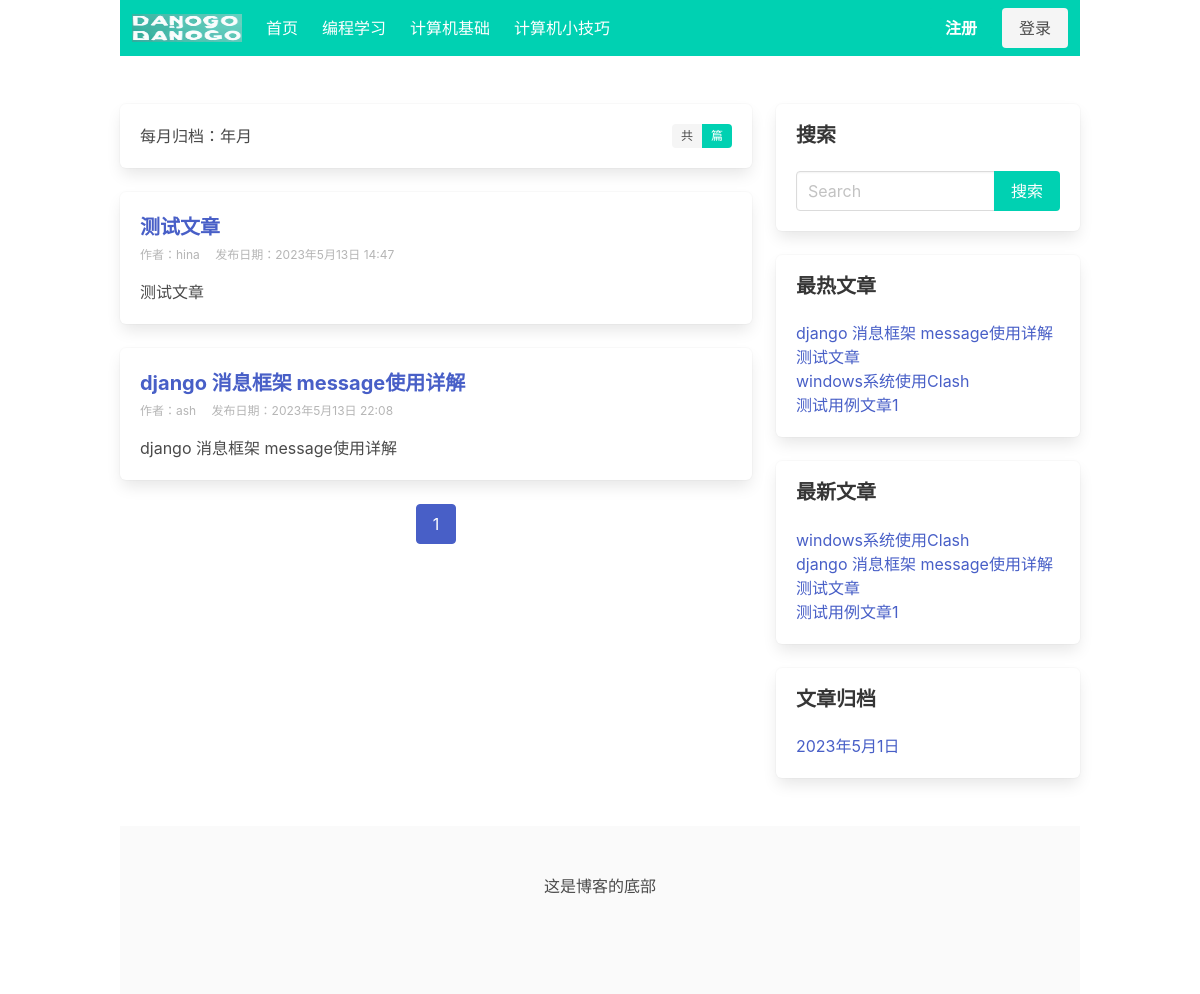
Screenshot of /blog/category/1/ with the database file from the repository.
### blog_ash/models.py (models this page shows, shortened)
class Category(models.Model):
    name = models.CharField(max_length=32, verbose_name="分类名称")
    desc = models.TextField(max_length=200, blank=True, default='', verbose_name="分类描述")
    add_date = models.DateTimeField(auto_now_add=True, verbose_name="添加时间")
    pub_date = models.DateTimeField(auto_now=True, verbose_name="修改时间")
    class Meta:
        verbose_name = "博客分类"
        verbose_name_plural = verbose_name

class Post(models.Model):
    title = models.CharField(max_length=61, verbose_name="文章标题")
    desc = models.TextField(max_length=200, blank=True, default='', verbose_name="文章描述")
    category = models.ForeignKey(Category, on_delete=models.CASCADE, verbose_name="分类")
    content = models.TextField(verbose_name="文章详情")
    tags = models.ForeignKey(Tag, blank=True, null=True, on_delete=models.CASCADE, verbose_name="文章标签")
    owner = models.ForeignKey(User, on_delete=models.CASCADE, verbose_name="作者")
    is_hot = models.BooleanField(default=False, verbose_name="是否热门")   # 手动热门推荐
    pv = models.IntegerField(default=0,verbose_name="浏览量")  # 浏览量
    add_date = models.DateTimeField(auto_now_add=True, verbose_name="添加时间")
    pub_date = models.DateTimeField(auto_now=True, verbose_name="修改时间")
    class Meta:
        verbose_name = "文章"
        verbose_name_plural = verbose_name

class Sidebar(models.Model):
    STATUS = (
        (1, '隐藏'),
        (2, '展示')
    )
    DISPLAY_TYPE = (
        (1, '搜索'),
        (2, '最新文章'),
        (3, '最热文章'),
        (4, '最近评论'),
        (5, '文章归档'),
        (6, 'HTML')
    )
    title = models.CharField(max_length=50, verbose_name="模块名称")  #  模块名称
    display_type = models.PositiveIntegerField(default=1, choices=DISPLAY_TYPE, verbose_name="展示类型")   # 侧边栏  搜索框/最新文章/热门文章/HTML自定义等
    content = models.CharField(max_length=500, blank=True, default='', verbose_name="内容",
                               help_text="如果设置的不是HTML类型，可为空")  # 这个字段是专门用来给HTML类型用的，其他类型可为空
    sort = models.PositiveIntegerField(default=1,  verbose_name="排序", help_text='序号越大越靠前')
    status = models.PositiveIntegerField(default=2, choices=STATUS, verbose_name="状态")        # 隐藏  显示状态
    add_date = models.DateTimeField(auto_now_add=True, verbose_name="创建时间")  # 时间
    class Meta:
        verbose_name = "侧边栏"
        verbose_name_plural = verbose_name
        ordering = ['-sort']
    @classmethod    # 类方法装饰器，这个就变成了这个类的一个方法可以调用
    def get_sidebar(cls):
        return cls.objects.filter(status=2)   # 查询到所有允许展示的模块
    @property    # 成为一个类属性，调用的时候不需要后边的（）,是只读的，用户没办法修改
    def get_content(self):
        if self.display_type == 1:
            context = {
            }
            return render_to_string('blog_ash/sidebar/search.html', context=context)
        elif self.display_type == 2:
            context = {
            }
            return render_to_string('blog_ash/sidebar/new_post.html', context=context)
        elif self.display_type == 3:
            context = {
            }
            return render_to_string('blog_ash/sidebar/hot_post.html', context=context)
        elif self.display_type == 4:
            context = {
            }
            return render_to_string('blog_ash/sidebar/commment.html', context=context)
        elif self.display_type == 5:   # 文章归档
            context = {
            }
            return render_to_string('blog_ash/sidebar/archives.html', context=context)
        elif self.display_type == 6:   # 自定义侧边栏
            return self.content   # 在侧边栏直接使用这里的html，模板中必须使用safe过滤器去渲染HTML

### blog_ash/views.py (the view)
# urls.py: path('category/<int:category_id>/', views.category_list, name='category_list'),
def category_list(request, category_id):
    category = get_object_or_404(Category, id=category_id)
    posts = category.post_set.all()
    paginator = Paginator(posts, 3)  # 第二个参数2代表每页显示几个
    page_number = request.GET.get('page')   # http://assas.co/?page=1 (页码)
    page_obj = paginator.get_page(page_number)
    context = {'category': category, 'page_obj': page_obj }
    return render(request, 'blog_ash/list.html', context)

### blog_ash/templatetags/category.py (called while the page is built)
@register.simple_tag
def get_category_list():
    return Category.objects.all()

@register.simple_tag
def get_sidebar_list():
    return Sidebar.get_sidebar()

@register.simple_tag
def get_new_post():
    return Post.objects.order_by('-pub_date')[:8]

@register.simple_tag
def get_hot_pv_post():
    return Post.objects.order_by('-pv')[:8]

@register.simple_tag
def get_archives():
    return Post.objects.dates('add_date', 'month', order='DESC')[:8]

### blog_ash/templates/blog_ash/list.html
{% extends 'blog_ash/base.html' %}

### blog_ash/templates/blog_ash/base.html (shortened to what this page needs)
<!DOCTYPE html>
{% load static category %}
<html lang="en">
<head>
	<link rel="stylesheet" href="https://cdn.jsdelivr.net/npm/bulma@0.9.3/css/bulma.min.css">
</head>
<body>
	<nav class="navbar is-primary container" role="navigation" aria-label="main navigation">
			<div class="navbar-brand">
				<a class="navbar-item" href="https://www.djangoproject.com/">
					<img src="{% static 'images/logo.jpg' %}" width="110" height="40">
				</a>
			</div>
			<div id="navbarBasicExample" class="navbar-menu">
				<div class="navbar-start">
					{% block navbar-start %}
					<a class="navbar-item" href="{% url 'blog_ash:index' %}">
						首页
					</a>
					{% get_category_list as category_list %}
						{% for category in category_list %}
						<a class="navbar-item" href="{% url 'blog_ash:category_list' category.id %}">
							{{ category.name }}
						</a>
						{% endfor %}
					{% endblock %}
				</div>
				<div class="navbar-end">
					{% block navbar-end %}
					<div class="navbar-item">
						{% if user.is_authenticated %}
						<div class="buttons">
							<a class="button is-primary" href="{% url 'users_ash:user_profile' %}" target="_blank">
								<strong> {{ request.user.username }}</strong>
							</a>
							<a href="{% url 'users_ash:logoutAsh' %}" class="button is-primary">退出</a>
						</div>
						{% else %}
						<div class="buttons">
							<a class="button is-primary" href="{% url 'users_ash:registerAsh' %}" target="_blank">
								<strong>注册</strong>
							</a>
							<a class="button is-light" href="{% url 'users_ash:loginAsh' %}" target="_blank">
								登录
							</a>
						</div>
						{% endif %}
					</div>
					{% endblock %}
				</div>
			</div>
	</nav>
	<section class="section">
		<div class=" container">
			<div class="columns">
				<div class="column is-8">
					{% block section %}
					{% block archives %}
					<div class="box">
						每月归档：{{ year }}年{{ month }}月
						<div class="tags has-addons is-pulled-right">
						  <span class="tag">共</span>
						  <span class="tag is-primary">{{ post_list.count }} 篇</span>
						</div>
					</div>
					{% endblock  %}
					{% if page_obj %}
					{% for post in page_obj %}
					<div class="box">
						<h1 class="is-size-5 has-text-weight-bold">
							<a href="{% url 'blog_ash:post_detail' post.id %}"> {{ post.title }}</a>
						</h1>
						<div class=" is-size-7 has-text-grey-light pt-1 pb-1">
							<span class="mr-3">作者：{{ post.owner }}</span> <span>发布日期：{{ post.add_date }}</span>
						</div>
						<p class="mt-3">{{ post.desc|truncatechars:50 }}</p>
					</div>
					{% endfor %}
					{% else %}
					<div class="box">
						<p class="has-text-danger">文章不存在！</p>
					</div>
					{% endif %}
					{% if page_obj %}
						<nav class="pagination is-centered" role="navigation" aria-label="pagination">
						<ul class="pagination-list">
							<li><a class="pagination-link is-current" aria-label="Page {{ page_obj.number }}" aria-current="page" href='?page={{ page_obj.number }}'>{{ page_obj.number }}</a></li>
						</ul>
						</nav>
						{% endif %}
					{% endblock %}
				</div>
				<div class="column is-4">
					{% block right %}
					{% get_sidebar_list as sidebar_list %}
					{% for sidebar in sidebar_list %}
					<div class="box">
						<h1 class=" is-size-5 title">{{ sidebar.title }}</h1>
						<p>{{ sidebar.get_content|safe }}</p>
					</div>
					{% endfor %}
					{% endblock %}
				</div>
			</div>
		</div>
	</section>
	{% block footer %}
	<footer class="footer container">
		<div class=" has-text-centered">
			这是博客的底部
		</div>
	</footer>
	{% endblock %}
</body>
</html>

### blog_ash/templates/blog_ash/sidebar/search.html (shortened to what this page needs)
<form action="{% url 'blog_ash:search' %}" method="get">
    <div class="field has-addons">
        <div class="control is-expanded">
            <input type="search" class="input" name="keyword" placeholder="Search" value="{{ keyword }}">
        </div>
        <div class="control">
          <input  class="button is-primary" type="submit" value="搜索">
        </div>
      </div>
</form>

### blog_ash/templates/blog_ash/sidebar/hot_post.html
{% load category %}
{% get_hot_pv_post as post_list %}
{% for post in post_list %}
    <ul>
        <li><a href="{% url 'blog_ash:post_detail' post.id %}">{{ post.title }}</a></li>
    </ul>
{% endfor %}

### blog_ash/templates/blog_ash/sidebar/new_post.html
{% load category %}
{% get_new_post as post_list %}
{% for post in post_list %}
    <ul>
        <li><a href="{% url 'blog_ash:post_detail' post.id %}">{{ post.title }}</a></li>
    </ul>
{% endfor %}

### blog_ash/templates/blog_ash/sidebar/archives.html
{% load category %}
{% get_archives as archives_list %}
{% for archive in archives_list %}
<ul>
    <li><a href="{% url 'blog_ash:archives' archive.year archive.month %}">{{ archive }}</a> </li>
</ul>
{% endfor %}

### rows the page displays
Category: name "编程学习"
Category: name "计算机基础"
Category: name "计算机小技巧"
Post: title "测试文章", owner "hina", add_date "2023年5月13日 14:47", desc "测试文章"
Post: title "django 消息框架 message使用详解", owner "ash", add_date "2023年5月13日 22:08", desc "django 消息框架 message使用详解"
Sidebar: title "搜索"
Sidebar: title "最热文章"
Post: title "windows系统使用Clash"
Post: title "测试用例文章1"
Sidebar: title "最新文章"
Sidebar: title "文章归档", archives_list "2023年5月1日"

### other values shown
{{ page_obj.number }} "1"
